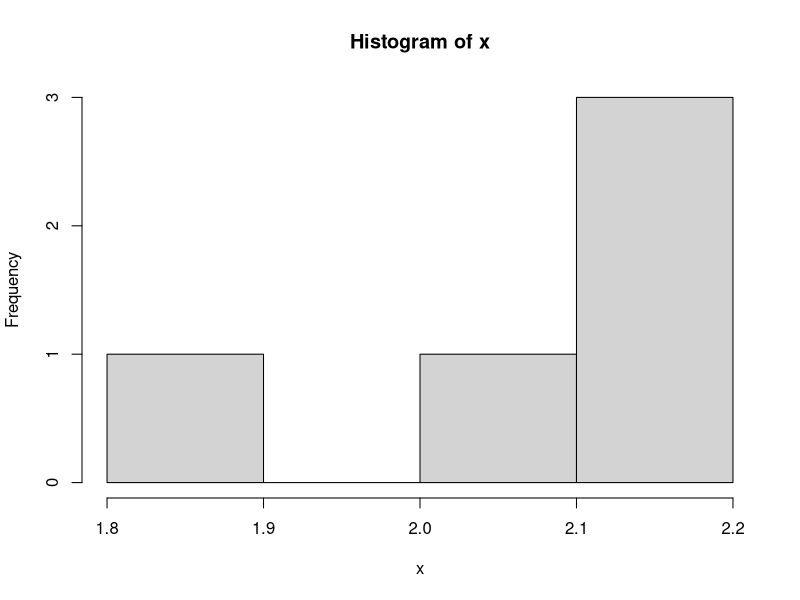
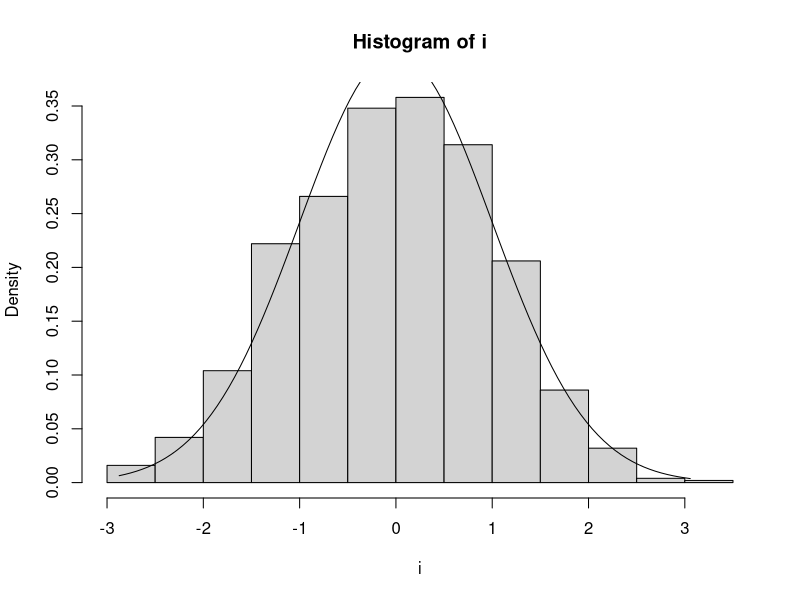
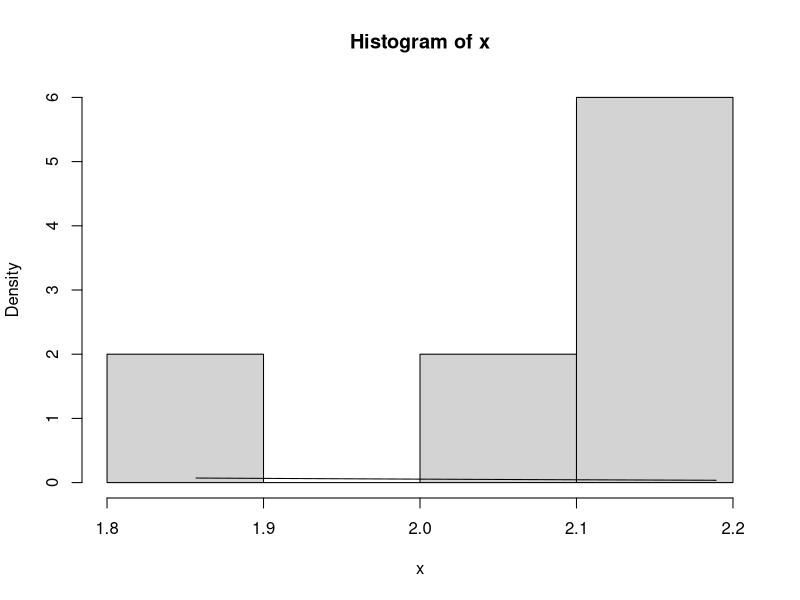

These figures' R source, in order:
## ---- chunk 1
calculation <- (74+5) / (2*3)^5
print(calculation)
## ---- chunk 2
months <- c(29, 63, 7, 23, 84, 10, 9)
years <- months/12
## ---- chunk 3
"R rules!" == "r rules!"
## ---- chunk 4
age <- c(50, 17, 39, 27, 90)
weight <- c(80, 75, 92, 105, 60)

age < 18 | age > 60 | weight > 90
## ---- chunk 5
sum(rivers<500)/length(rivers)
## ---- chunk 6
sum(rivers<mean(rivers)) / length(rivers)
## ---- chunk 7
quantile(rivers)[4]
## ---- chunk 8
x <- rnorm(5, mean = 2, sd = 1/5)
## ---- chunk 9
mean(x)
sd(x)
## ---- chunk 10
hist(x)
## ---- chunk 11
y <- rnorm(100, mean = 2, sd = 1/5)
mean(y)
sd(y)

z <- rnorm(1000, mean = 2, sd = 1/5)
mean(z)
sd(z)
## ---- chunk 12
i <- rnorm(1000)

hist(i, freq = FALSE)
fit1 <- seq(min(i), max(i), length = 100) 
fit2 <- dnorm(fit1)

lines(fit1, fit2)

hist(x, freq = FALSE)
fitb1 <- seq(min(x),max(x), length = 100)
fitb2 <- dnorm(fitb1)

lines(fitb1, fitb2)

